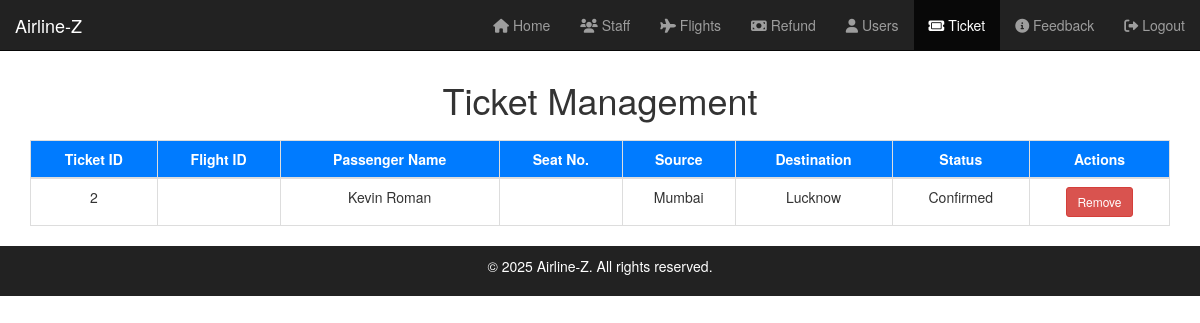
Page /admin/search-ticket?ticket_id=2 (signed in) on the committed database.
### tables this page shows
CREATE TABLE ticket (
    ticket_id INTEGER PRIMARY KEY AUTOINCREMENT,
    flight_id INTEGER NOT NULL,
    passenger_id INTEGER NOT NULL,
    seat_no TEXT NOT NULL,
    date_of_journey TEXT NOT NULL,
    flight_class TEXT NOT NULL,
    fare REAL NOT NULL,
    status TEXT NOT NULL,
    FOREIGN KEY (flight_id) REFERENCES flight (flight_id),
    FOREIGN KEY (passenger_id) REFERENCES passenger (passenger_id)
);

CREATE TABLE user (
    user_id INTEGER PRIMARY KEY AUTOINCREMENT,
    password TEXT NOT NULL,
    name TEXT NOT NULL,
    surname TEXT NOT NULL,
    gender TEXT NOT NULL,
    email TEXT NOT NULL,
    language TEXT,
    nationality TEXT,
    dob TEXT,
    street TEXT,
    locality TEXT,
    city TEXT,
    country TEXT,
    phone TEXT
);

CREATE TABLE flight (
    flight_id INTEGER PRIMARY KEY AUTOINCREMENT,
    source TEXT NOT NULL,
    destination TEXT NOT NULL,
    departure_time TEXT NOT NULL,
    duration TEXT NOT NULL
);

### app.py (the view)
@app.route('/admin/search-ticket', methods=['GET'])
def search_ticket():
    ticket_id = request.args.get('ticket_id')
    try:
        conn = get_db_connection()
        ticket = conn.execute("""
            SELECT ticket.ticket_id, flight.source, flight.destination,
                   passenger.passenger_id, user.name, user.surname,
                   ticket.date_of_journey, ticket.flight_class, ticket.fare, ticket.status
            FROM ticket
            JOIN flight ON ticket.flight_id = flight.flight_id
            JOIN passenger ON ticket.passenger_id = passenger.passenger_id
            JOIN user ON passenger.user_id = user.user_id
            WHERE ticket.ticket_id = ?
        """, (ticket_id,)).fetchone()
        conn.close()
        return render_template('admin/ticket-management.html', tickets=[ticket] if ticket else [])
    except Exception as e:
        flash(f"Error: {e}", "danger")
        return redirect(url_for('ticket_management'))

### app.py (called while the page is built)
def get_db_connection():
    conn = sqlite3.connect(DATABASE)
    conn.row_factory = sqlite3.Row  # Return rows as dictionaries
    return conn

@app.before_request
def require_login():
    admin_routes = [
        'admin_panel', 'staff_management', 'add_staff', 'remove_staff', 'modify_staff_form', 'modify_staff', 'search_staff',
        'flight_management', 'add_flight', 'remove_flight', 'modify_flight', 'search_flight',
        'refund_management', 'get_refunds', 'clear_refund', 'decline_refund', 'report_fraud',
        'user_management', 'add_user', 'remove_user',
        'ticket_management', 'remove_ticket', 'search_ticket', 'modify_ticket', 'add_ticket',
        'feedback_management'
    ]
    if request.endpoint in admin_routes and not session.get('admin_logged_in'):
        flash("You need to login first!", "warning")
        return redirect(url_for('admin_login'))

### templates/admin/ticket-management.html (shortened to what this page needs)
<!DOCTYPE html>
<html lang="en">
<head>
    <link rel="stylesheet" href="{{ url_for('static', filename='css/admin/ticket-management.css') }}">
    <link rel="stylesheet" href="https://maxcdn.bootstrapcdn.com/bootstrap/3.3.7/css/bootstrap.min.css">
    <link rel="stylesheet" href="https://cdnjs.cloudflare.com/ajax/libs/font-awesome/6.0.0/css/all.min.css">
</head>
<body>
    <nav class="navbar navbar-inverse navbar-fixed-top">
        <div class="container-fluid">
            <div class="navbar-header">
                <a class="navbar-brand" href="{{ url_for('index') }}">Airline-Z</a>
            </div>
            <div class="collapse navbar-collapse" id="adminNavbar">
                <ul class="nav navbar-nav navbar-right">
                    <li><a href="{{ url_for('admin_panel') }}"><i class="fa fa-home"></i> Home</a></li>
                    <li><a href="{{ url_for('staff_management') }}"><i class="fa fa-users"></i> Staff</a></li>
                    <li><a href="{{ url_for('flight_management') }}"><i class="fa fa-plane"></i> Flights</a></li>
                    <li><a href="{{ url_for('refund_management') }}"><i class="fa fa-money-bill"></i> Refund</a></li>
                    <li><a href="{{ url_for('user_management') }}"><i class="fa fa-user"></i> Users</a></li>
                    <li class="active"><a href="{{ url_for('ticket_management') }}"><i class="fa fa-ticket"></i> Ticket</a></li>
                    <li><a href="{{ url_for('feedback_management')}}"><i class="fa fa-info-circle"></i> Feedback</a></li>
                    <li><a href="{{ url_for('admin_logout') }}"><i class="fa fa-sign-out-alt"></i> Logout</a></li>
                </ul>
            </div>
        </div>
    </nav>
    <br><br><br>
    <div class="container">
        <h1>Ticket Management</h1>
        <table class="table table-bordered table-hover">
            <thead>
                <tr>
                    <th>Ticket ID</th>
                    <th>Flight ID</th>
                    <th>Passenger Name</th>
                    <th>Seat No.</th>
                    <th>Source</th>
                    <th>Destination</th>
                    <th>Status</th>
                    <th>Actions</th>
                </tr>
            </thead>
            <tbody id="ticketBodyTable">
                {% if tickets %}
                    {% for ticket in tickets %}
                        <tr>
                            <td>{{ ticket.ticket_id }}</td>
                            <td>{{ ticket.flight_id }}</td>
                            <td>{{ ticket.name }} {{ ticket.surname }}</td>
                            <td>{{ ticket.seat_no }}</td>
                            <td>{{ ticket.source }}</td>
                            <td>{{ ticket.destination }}</td>
                            <td>{{ ticket.status }}</td>
                            <td>
                                <form method="post" action="{{ url_for('remove_ticket') }}" style="display:inline;">
                                    <button type="submit" class="btn btn-danger btn-sm">Remove</button>
                                </form>
                            </td>
                        </tr>
                    {% endfor %}
                {% else %}
                    <tr>
                        <td colspan="8" class="text-center">No tickets found.</td>
                    </tr>
                {% endif %}
            </tbody>
        </table>
    </div>
    <footer class="footer">
        <div class="container text-center">
            <p>&copy; 2025 Airline-Z. All rights reserved.</p>
        </div>
    </footer>
</body>
</html>

### static/css/admin/ticket-management.css (style rules this page uses)
body { font-family: Arial, sans-serif; background-color: #f8f9fa; }
.navbar { margin-bottom: 0; }
h1 { text-align: center; margin: 20px 0; color: #333; }
.table { margin-top: 20px; background-color: #fff; }
.table th { background-color: #007bff; color: #fff; text-align: center; }
.table td { text-align: center; vertical-align: middle; }
footer { background-color: #222; color: #fff; padding: 10px 0; position: relative; bottom: 0; width: 100%; }

### rows in the picture
ticket: ticket_id "2", name "Kevin", surname "Roman", source "Mumbai", destination "Lucknow", status "Confirmed"
